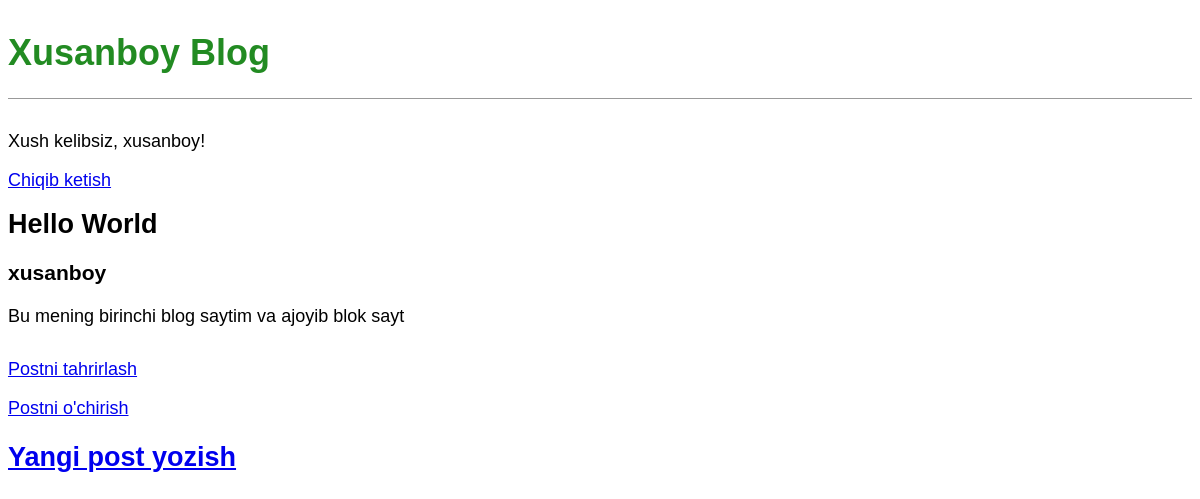
The app's page /post/1/ (signed in) with its own data.
### blog/models.py (models this page shows, shortened)
class Post(models.Model):
    title = models.CharField(max_length=200)
    author = models.ForeignKey(
        'auth.User',
        on_delete=models.CASCADE,
    )
    body = models.TextField()

### blog/views.py (the view)
# urls.py: path('post/<int:pk>/',BlogDetailView.as_view(), name='post_detail'),
class BlogDetailView(DeleteView):
    model = Post
    template_name = 'post_detail.html'

### templates/post_detail.html
{% extends 'base.html' %}
{% block content %}
  <div class="post-entry">
    <h2>{{ post.title }}</h2>
    <h3>{{ post.author }}</h3>
    <p>{{ post.body }}</p>
  </div>
<p><a href="{% url 'post_edit' post.pk %}">Postni tahrirlash</a></p>
<p><a href="{% url 'post_delete' post.pk %}" >Postni o'chirish</a></p>
{% endblock content %}

### templates/base.html (shortened to what this page needs)
{% load static %}
<!DOCTYPE html>
<html lang="en">
<head>
    <link rel="stylesheet" href="{% static 'css/base.css' %}">
</head>
<body>
  <header>
      <h1><a href="{% url 'home' %}">Xusanboy Blog</a></h1>
  </header>
  {% if user.is_authenticated %}
      <p>Xush kelibsiz, {{ user.username }}!</p>
      <p><a href="{% url 'logout' %}">Chiqib ketish</a></p>
  {% else %}
     <p>
         <a href="{% url 'login' %}">Saytga kirish</a> |
         <a href="{% url 'signup' %}">Ro'yxatdan o'tish</a>
     </p>
  {% endif %}
  <div>
      {% block content %}
      {% endblock content %}
  </div>
  <footer>
      <h2><a href="{% url 'post_new' %}">Yangi post yozish</a></h2>
  </footer>
</body>
</html>

### static/css/base.css (style rules this page uses)
header h1 a { color: green; }
header { border-bottom: 1px solid #999; margin-bottom: 2rem; display: flex; }
body { font-family: 'Noto Sans JP', sans-serif; font-size: 18px; }
header h1 a { color: ForestGreen; text-decoration: none; }
.post-entry { margin-bottom: 2rem; }
.post-entry h2 { margin: 0.5rem 0; }
.post-entry p { margin: 0; font-weight: 400; }

### records on screen
Post: title "Hello World", author "xusanboy", body "Bu mening birinchi blog saytim va ajoyib blok sayt"

### other values on screen
{{ user.username }} "xusanboy"
